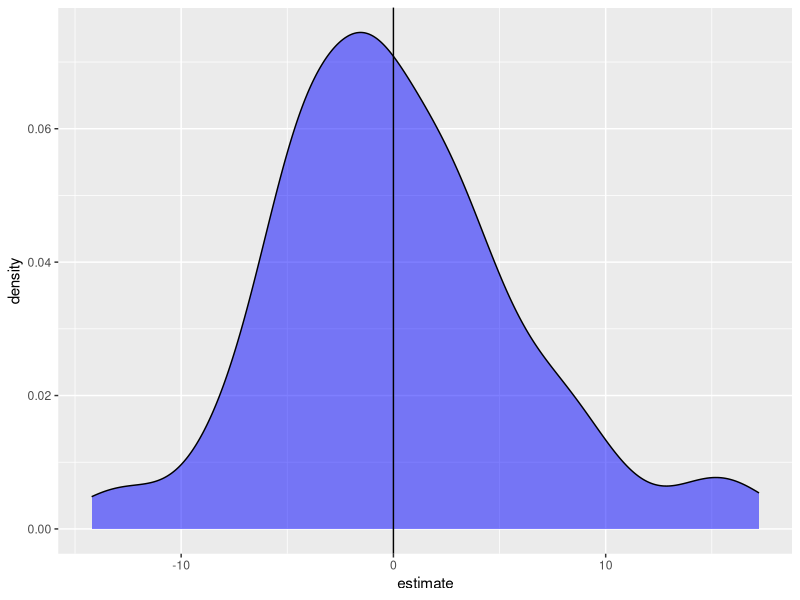

Write the R code that produced this figure.

 twogroup_fun <- function(nrep, b0, b1, sigma) {

  ngroup = 2
  group = rep( c("group1", "group2"), each = nrep)
  eps = rnorm(ngroup*nrep, 0, sigma)
  growth = b0 + b1*(group == "group2") + eps
  growthfit = lm(growth ~ group)
  growthfit
}


library(purrr)
library(broom)
library(ggplot2)
library(dplyr)
sims = rerun(100, twogroup_fun(5,100,0.5,10) ) 

sims %>%
  map_df(tidy) %>% 
  filter(term == "groupgroup2") %>%
  ggplot( aes(estimate) ) +
  geom_density(fill = "blue", alpha = .5) +
  geom_vline( xintercept = 0)
